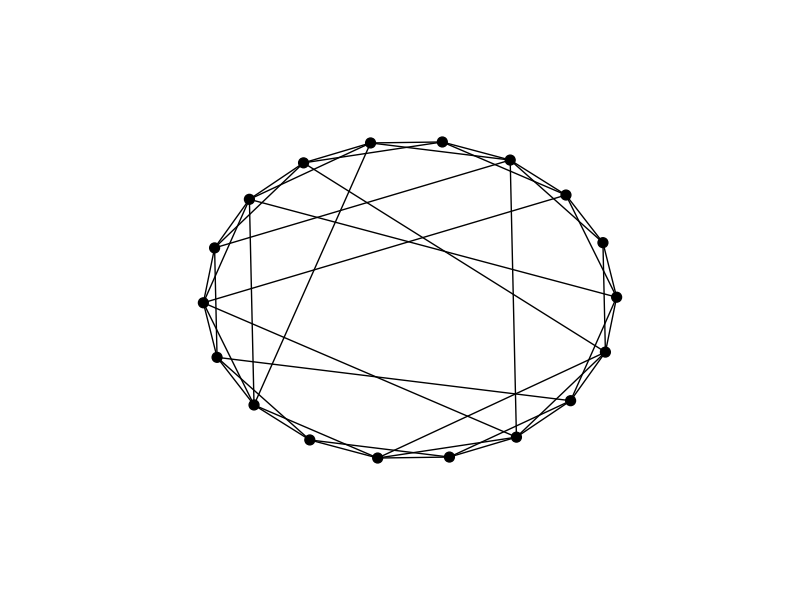

Recreate this plot in Python.
#!/usr/bin/env python
# I wish I had payed more attention in my calculus class
# when I was at school. Could have saved me ages.

from math import sin,cos,pi
import matplotlib.pyplot as plt
import matplotlib.gridspec as gridspec
import networkx as nx
from numpy import array


# use radians instead of degrees - OBVIOUSLY!!
list_radians = [0]

# from degrees to radians, the 0 is already included so
# we don't make the universe collapse by dividing by zero.
for i in range(0, 360, 20):
    float_div = 180.0/(i+1)
    list_radians.append(pi/float_div)

# list of coordinates for each point
list_x2_axis = []
list_y2_axis = []

# calculate coordinates
# and append to above list
for a in list_radians:
    list_x2_axis.append(cos(a))
    list_y2_axis.append(sin(a))

list_x2_axis = list_x2_axis[1:]
list_y2_axis = list_y2_axis[1:]

# set axis limits
plt.xlim(-1.5,1.5)
plt.ylim(-1.5,1.5)

G = nx.Graph()
# G=nx.grid_graph(dim=[3,1])
# G = gridspec.GridSpec(1, 3)

nodes = range(1, 19)
G.add_nodes_from(nodes)
pos = nx.spring_layout(G)
# pos=nx.spring_layout(G,iterations=100)

for i in range(1, 19):
    pos[i] = array([list_x2_axis[i - 1], list_y2_axis[i - 1]])

edges = []
for i in range(1, 19):
    edges.append((i, i + 2))

edges = edges[0:-2]
edges.append((17, 1))
edges.append((18, 2))

edges.append((4, 9))
edges.append((6, 12))
edges.append((10, 16))
edges.append((14, 18))
edges.append((11, 17))
edges.append((3, 10))
edges.append((8, 12))
edges.append((16, 4))
edges.append((18, 7))
edges.append((1, 8))

for i in range(1, 19):
    edges.append((i, i + 1))
edges = edges[0:-1]
edges.append((18, 1))

plt.axis('off')
npos = {}
for key, val in pos.items():
    # print type(key)
    if type(key) == int:
        # print key, val
        npos[key] = array(val)
nx.draw_networkx_nodes(G, npos, nodelist=nodes, node_color='k', node_size=50, alpha=1)
nx.draw_networkx_edges(G, npos, width=1.0, alpha=0.5)
nx.draw_networkx_edges(G, npos, edgelist=edges, width=1.0, alpha=1)

# show the plot
plt.savefig("sw2.png")
plt.show()
